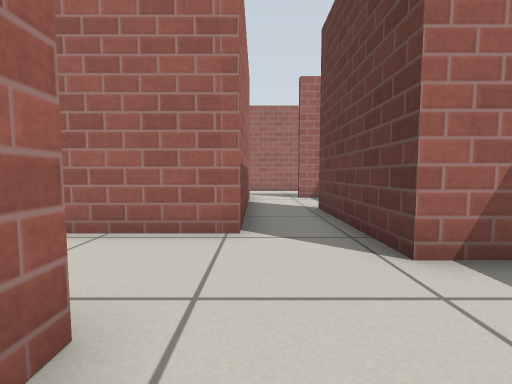
[1] (above)

17 first-person views from a walk through a world built for the Gazebo simulator. The camera is 0.5 m above the floor, tilts 4° down and sees 90° across. The floor is counted in squares, 0.5 m on a side. Each view is taken from the middle of a square. On the plan, view 1 faces up. The plan holds only what a view shows up to about 11 squares ahead; the rest is blank. Simple patterns stand in for the simulator's built-in surfaces.

[2]
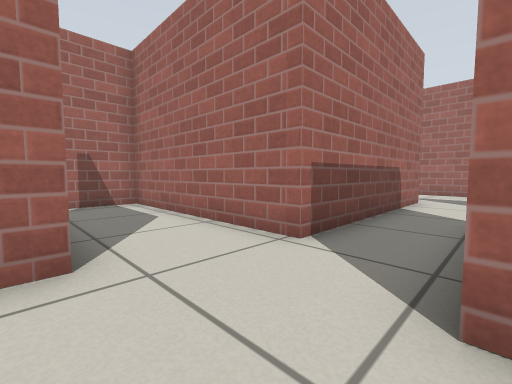

[3]
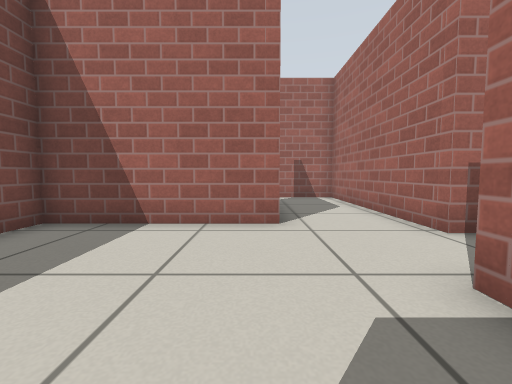

[4]
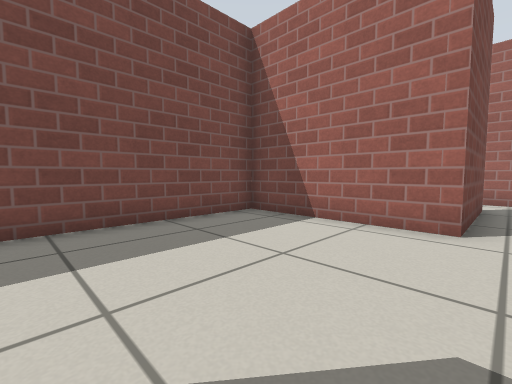

[5]
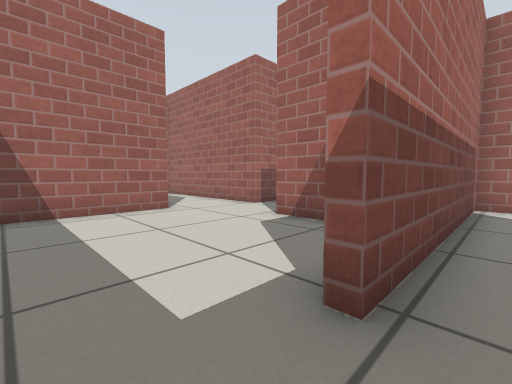

[6]
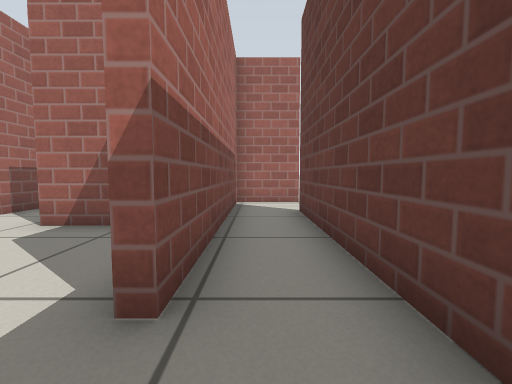

[7]
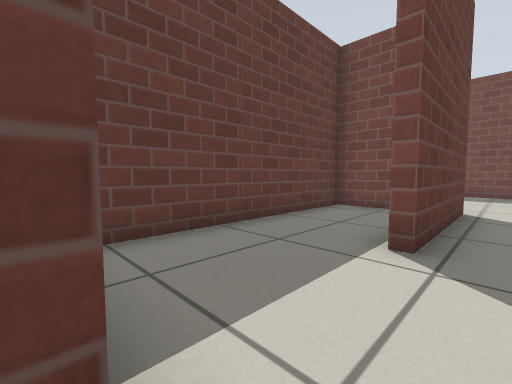

[8]
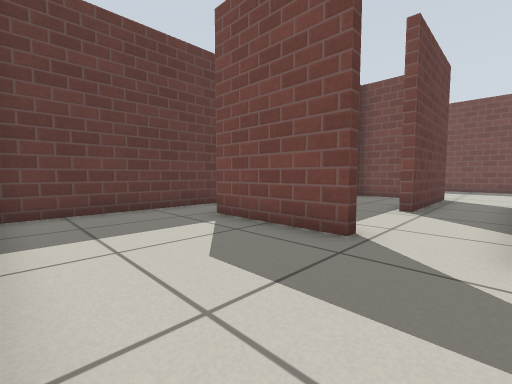

[9]
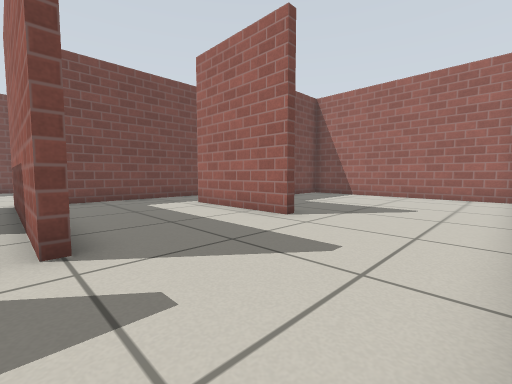

[10]
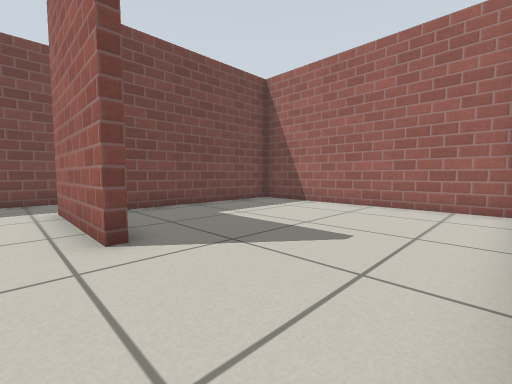

[11]
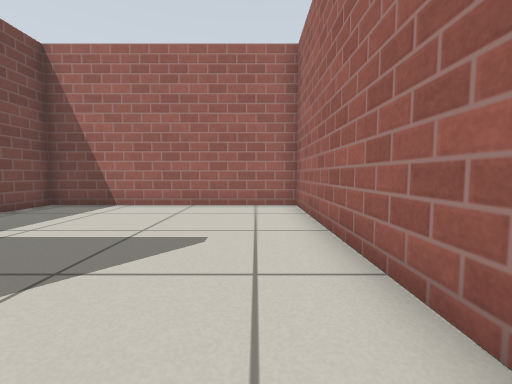

[12]
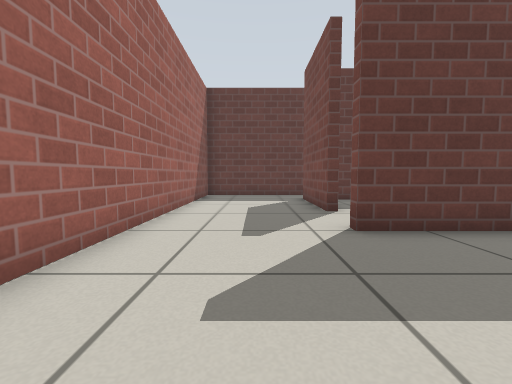

[13]
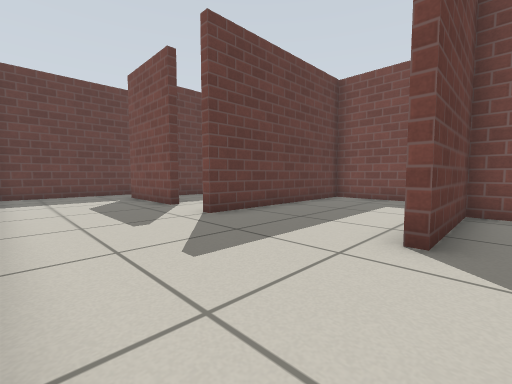

[14]
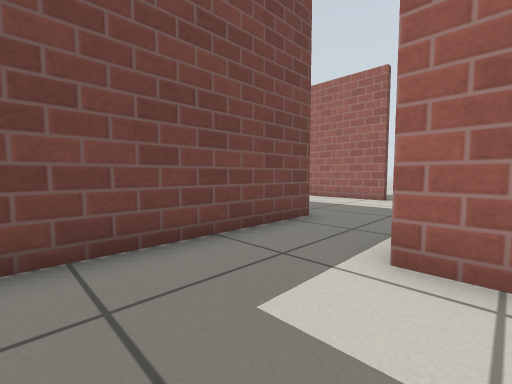

[15]
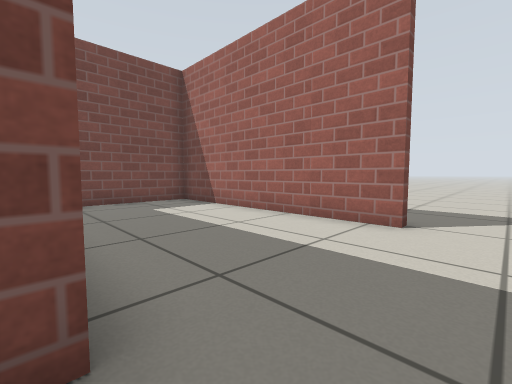

[16]
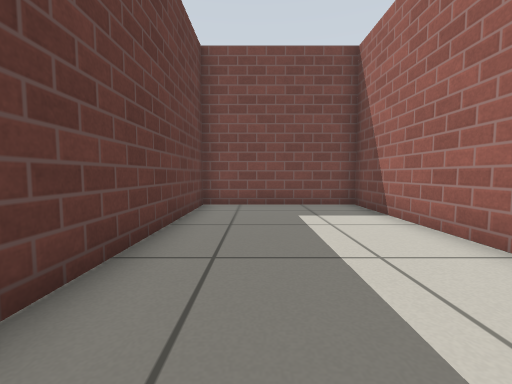

[17]
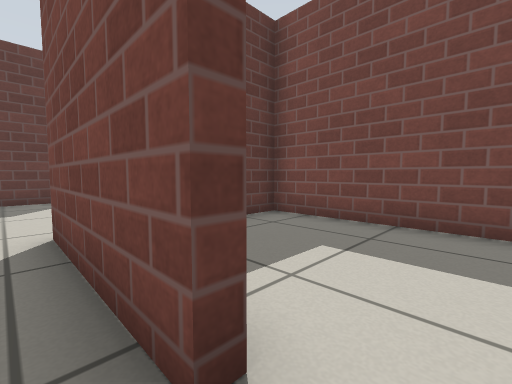

### Floor plan
Ten units are one square. View 1 is at (0, 0); x grows to the right and y downward. Boxes are objects, and circles mark ways between rooms. Rooms are numbered by the first view taken in them; rooms with no view inside come last. Other rooms are left out.
<svg viewBox="-131 -158 212 196">
<path fill="none" stroke="#000" d="M33 -29 18 -29 18 -75M-51 -15 -11 -15 -11 33 41 33M50 -8 50 -21M-3 -104 -3 -43 -70 -43 -70 -13M72 10 72 -50M76 -71 53 -71 53 4M17 -111 54 -111M-3 -114 -3 -104M61 -153 -16 -153M72 -96 72 -151M-74 -46 -6 -46 -6 -113M-50 -111 -50 -70M-126 -46 -122 -46 -122 33 -73 33 -73 -34M-16 -153 -28 -153M-52 -153 -122 -153 -122 -74 -53 -74 -53 -111 -50 -111M32 -32 50 -32 50 -101M27 -108 17 -108M-61 33 -14 33 -14 22"/>
<circle cx="50" cy="15" r="3" fill="#2a7"/>
<circle cx="5" cy="-110" r="3" fill="#2a7"/>
<circle cx="20" cy="-90" r="3" fill="#2a7"/>
<circle cx="-60" cy="-10" r="3" fill="#2a7"/>
<circle cx="-10" cy="-135" r="3" fill="#2a7"/>
<circle cx="-50" cy="-135" r="3" fill="#2a7"/>
<text x="0" y="-30">1</text>
<text x="60" y="-20">2</text>
<text x="30" y="-130">3</text>
<text x="-70" y="-60">4</text>
<text x="-80" y="-120">5</text>
<text x="30" y="-70">6</text>
<text x="-40" y="10">7</text>
</svg>
Room 1 opens to room 2. Room 1 opens to room 3. Room 1 opens to room 6. Room 1 opens to room 7. Room 3 opens to room 4. Room 4 opens to room 5.

Where each view was taken, in squares from view 1:
view 1: 0 up, 0 right, facing up
view 2: 1 up, 2 right, facing up-left
view 3: 1 up, 4 right, facing left
view 4: 2 up, 4 right, facing down-left
view 5: 2 down, 6 right, facing up-left
view 6: 2 down, 6 right, facing up
view 7: 11 up, 1 right, facing down-right
view 8: 15 up, 0 right, facing down-right
view 9: 15 up, 0 right, facing down-left
view 10: 15 up, 4 left, facing down-left
view 11: 14 up, 4 left, facing left
view 12: 13 up, 5 left, facing right
view 13: 15 up, 6 left, facing down-right
view 14: 8 up, 2 left, facing down-left
view 15: 6 up, 7 left, facing down-left
view 16: 5 up, 9 left, facing down
view 17: 2 up, 6 left, facing down-right
